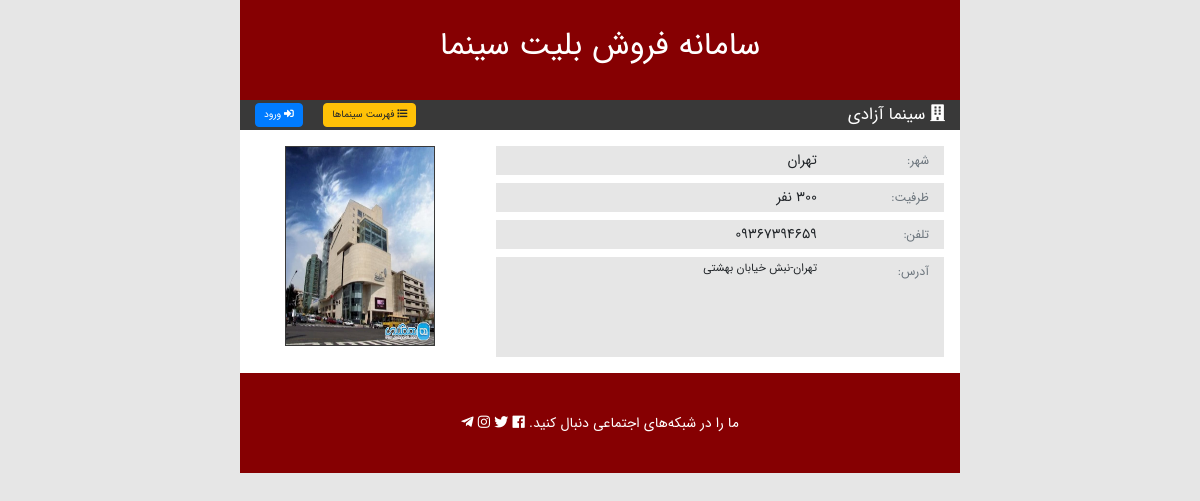
The app's page /ticketing/cinema/details/1/ with its own data.
### ticketing/models.py (models this page shows, shortened)
class Cinema(models.Model):
    name = models.CharField("نام", max_length=50)
    city = models.CharField("شهر", max_length=30, default="تهران")
    capacity = models.IntegerField("ظرفیت")
    phone = models.CharField("تلفن", max_length=20, null=True)
    address = models.TextField("آدرس")
    image = models.ImageField("تصویر", upload_to='cinema_images/', null=True, blank=True)
    class Meta:
        verbose_name = "سینما"
        verbose_name_plural = "سینما"

### ticketing/views.py (the view)
# urls.py: path('cinema/details/<int:cinema_id>/', views.cinema_details, name="cinema_details"),
def cinema_details(request, cinema_id):
    cinema = Cinema.objects.get(pk=cinema_id)
    return render(request, 'ticketing/cinema_details.html', {"cinema" : cinema})

### ticketing/templates/ticketing/cinema_details.html (shortened to what this page needs)
{% extends "ticketing/base_page.html" %} {% load static %} {% block title %}{{ cinema.name }}{% endblock %} {% block toolbar_title %}
<i class="fas fa-building"></i> {{ cinema.name }} {% endblock %} {% block toolbar_buttons %}
<a class="btn btn-warning py-1 px-2" href="{% url 'ticketing:cinema_list' %}">
    <i class="fas fa-list"></i> فهرست سینماها
</a>
{% endblock %} {% block main_content %}
<div class="row py-3">
    <div class="col-8 item-details">
        <div class="row px-3">
            <div class="col-3">
                <small class="text-muted">
                        شهر:
                    </small>
            </div>
            <div class="col-9">
                {% if cinema.city %} {{ cinema.city }} {% else %}
                <small class="text-muted">(نامشخص)</small> {% endif %}
            </div>
            <div class="col-3">
                <small class="text-muted">
                        ظرفیت:
                    </small>
            </div>
            <div class="col-9">
                {{ cinema.capacity }} نفر
            </div>
            <div class="col-3">
                <small class="text-muted">
                        تلفن:
                    </small>
            </div>
            <div class="col-9">
                {{ cinema.phone|default:"-" }}
            </div>
            <div class="col-3">
                <small class="text-muted">
                        آدرس:
                    </small>
            </div>
            <div class="col-9 item-text-box">
                {{ cinema.address }}
            </div>
        </div>
    </div>
    <div class="col-4 text-center">
        {% if cinema.image %}
        <img class="item-image" src="{{ cinema.image.url }}" alt="{{ cinema.name }}"> {% else %}
        <i class="far fa-10x fa-building text-muted"></i> {% endif %}
    </div>
</div>
{% endblock %}

### ticketing/static/ticketing/css/main.css (style rules this page uses)
body { direction: rtl; text-align: right; font-family: IRANSansWeb; font-size: 14px !important; margin: 0; background-color: #e6e6e6; }
#toolbar .btn { font-size: 0.7em; }
.item-details>div.row>div { line-height: 2em; background-color: #e6e6e6; }
.item-text-box { font-size: 0.8em; min-height: 100px; background-color: #e6e6e6; text-align: justify; }
.item-image { width: 150px; min-height: 200px; border: solid 1px #393939; }

### records on screen
Cinema: name "سینما آزادی", city "تهران", capacity "300", phone "09367394659", address "تهران-نبش خیابان بهشتی", image (picture)
